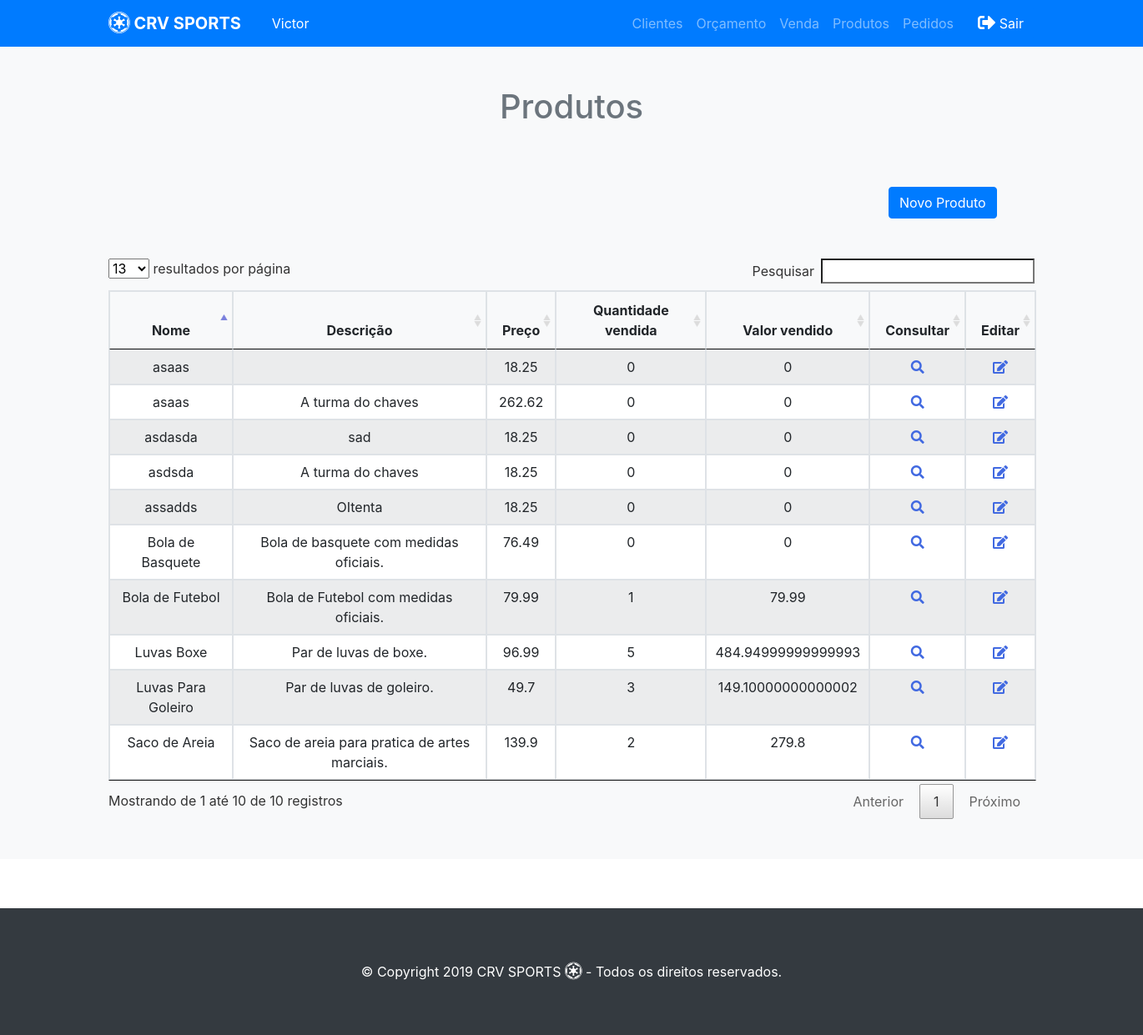
Page /crv/produtos.php (signed in) on the committed database.
### tables this page shows
CREATE TABLE `funcionario` (
  `id_funcionario` int(11) NOT NULL,
  `nome` varchar(100) NOT NULL,
  `data_nascimento` varchar(20) NOT NULL,
  `cpf` varchar(15) NOT NULL,
  `rg` varchar(15) NOT NULL,
  `data_admissao` varchar(20) NOT NULL,
  `logradouro` varchar(100) NOT NULL,
  `numero` int(11) NOT NULL,
  `bairro` varchar(100) NOT NULL,
  `cidade` varchar(50) NOT NULL,
  `estado` varchar(50) NOT NULL,
  `cep` varchar(20) NOT NULL,
  `email` varchar(50) NOT NULL,
  `telefone` varchar(20) DEFAULT NULL,
  `celular` varchar(20) DEFAULT NULL,
  `senha` varchar(80) NOT NULL,
  `tipo` int(11) NOT NULL
);

CREATE TABLE `produto` (
  `id_produto` int(11) NOT NULL,
  `nome` varchar(50) NOT NULL,
  `preco` double NOT NULL,
  `descricao` varchar(120) DEFAULT NULL,
  `codigo_barras` varchar(50) NOT NULL,
  `quantidade` int(11) NOT NULL,
  `foto` varchar(200) NOT NULL
);

### crv/produtos.php (the view, shortened to what this page needs)
<?php require_once("../funcoes/conexao.php"); ?>
<!DOCTYPE html>
<html>
<head>
    <?php include '../funcoes/menu.php'; ?>
  <link rel="stylesheet" href="lib\DataTables\DataTables-1.10.18\css\jquery.dataTables.min.css">
    <link rel="stylesheet" href="lib\fontawesome-free-5.8.1-web\css\all.css">
</head>
  <div class="py-5 text-center bg-light">
    <div class="container">
      <div class="row">
        <div class="col-md-12">
          <h1 class="pb-3 text-secondary">Produtos</h1>
        </div>
      </div>
      <div class="row">
        <div class="col-md-4 offset-md-10">
          <div class="row my-5">
        <button type="button" id="cadastrar" class="btn btn-primary" data-toggle="modal" data-target="#cadastroCliente">
                  Novo Produto
                </button>
        </div>
      </div>
    </div>
    <table class="table table-hover table-striped table-bordered" id="produto">
    <thead>
        <tr>
            <th>Nome</th>
            <th>Descrição</th>
            <th>Preço</th>
            <th>Quantidade vendida</th>
            <th>Valor vendido</th>
            <th>Consultar</th>
            <th>Editar</th>
        </tr>
    </thead>
    <tbody>
        <?php
            $query="select id_produto, nome, descricao, preco
            from produto";
            $resultado = mysqli_query($conecta, $query);
            while($linha = mysqli_fetch_array($resultado)){
                echo '<tr id='.$linha['id_produto'].'><td>'.utf8_encode($linha['nome']).'</td>';
                echo '<td>'.utf8_encode($linha['descricao']).'</td>';
                echo '<td>'.$linha['preco'].'</td>';
                $idd = $linha['id_produto'];
                $buscar = $pdo->prepare("select sum(quantidade) as qtdd, sum(valor_total) as totl from pedido_produto produto where id_produto = '$idd' group by id_produto");
                $buscar->execute();
                $retorno = array();
                $retorno['dados'] = '';
                $retorno['qtd'] = $buscar->rowCount();
                if($retorno['qtd'] > 0 ){
                    while($conteudo = $buscar->fetchObject()){
                    $quanti = $conteudo->qtdd;
                    $total = $conteudo->totl;
                    echo '<td>'.$quanti.'</td>';
                    echo '<td>'.$total.'</td>';
                    }
                } else {
                    echo '<td>0</td>';
                    echo '<td>0</td>';
                }
          ?>
                <td><i class="fas fa-search" data-toggle="modal" data-target="#cadastroCliente" style="cursor: pointer; color:royalBlue"></td>
                <td><i class="fas fa-edit" data-toggle="modal" data-target="#cadastroCliente" style="cursor: pointer; color:royalBlue"></td>
            <?php
            }
            ?>
    </tbody>
</table>
  </div>
  </div>
  <?php include 'footer.php'?>
    <?php require_once("../funcoes/modalproduto.php"); ?>
</html>

### funcoes/menu.php (shortened to what this page needs)
<!DOCTYPE html>
<html>
<head>
<?php require_once("head.php"); ?>
</head>
<body>
  <nav class="navbar navbar-expand-md bg-primary navbar-dark">
    <div class="container">
      <a class="navbar-brand" href="home.php"><i class="fab d-inline fa-lg fa-empire"></i><b> CRV SPORTS</b></a>
        <?php
            if  (isset($_SESSION["user_portal"]) )
            {
                $user = $_SESSION["user_portal"];
                $saudacao = "select * ";
                $saudacao .= "from funcionario ";
                $saudacao .= "where id_funcionario = {$user} ";
                $saudacao_login = mysqli_query($conecta, $saudacao);
                $saudacao_login = mysqli_fetch_assoc($saudacao_login);
                $nome = $saudacao_login["nome"];
                $nome = explode(" ", $nome);
        ?>
            <div ><a class="btn navbar-btn ml-2 text-white btn-primary"> <?php echo $nome[0] ?> </a><input id="idcli" class="btn navbar-btn ml-2 text-white btn-primary" type="hidden" value="<?php echo $user ?>" ></div>
        <?php } ?>
      <div class="collapse navbar-collapse text-center justify-content-end" id="navbar2SupportedContent">
        <ul class="navbar-nav">
          <li class="nav-item">
            <a class="nav-link" href="clientes.php"><i class="fa d-inline fa-lg fa-shopping-"></i> Clientes</a>
          </li>
          <li class="nav-item">
            <a class="nav-link" href="orcamentos.php"><i class="fa d-inline fa-lg fa-o"></i>Orçamento</a>
          </li>
          <li class="nav-item">
            <a class="nav-link" href="vendas.php"><i class="fa d-inline fa-lg fa-o"></i>Venda</a>
          </li>
          <li class="nav-item">
            <a class="nav-link" href="produtos.php"><i class="fa d-inline fa-lg fa-o"></i>Produtos</a>
          </li>
          <li class="nav-item">
            <a class="nav-link" href="pedidos.php"><i class="fa d-inline fa-lg fa-o"></i>Pedidos</a>
          </li>
        </ul>
        <a class="btn navbar-btn ml-2 text-white btn-primary" href="../funcoes/sair.php"><i class="fas d-inline fa-lg fa-sign-out-alt"></i> Sair</a>
      </div>
    </div>
  </nav>

### rows in the picture
funcionario: nome "Victor"
produto: nome "Luvas Boxe", descricao "Par de luvas de boxe.", preco "96.99", quanti "5", total "484.94999999999993"
produto: nome "Luvas Para Goleiro", descricao "Par de luvas de goleiro.", preco "49.7", quanti "3", total "149.10000000000002"
produto: nome "Bola de Basquete", descricao "Bola de basquete com medidas oficiais.", preco "76.49", shows "0"
produto: nome "Bola de Futebol", descricao "Bola de Futebol com medidas oficiais.", preco "79.99", quanti "1", total "79.99"
produto: nome "Saco de Areia", descricao "Saco de areia para pratica de artes marciais.", preco "139.9", quanti "2", total "279.8"
produto: nome "asaas", preco "18.25", shows "0"
produto: nome "asdasda", descricao "sad", preco "18.25", shows "0"
produto: nome "assadds", descricao "OItenta", preco "18.25", shows "0"
produto: nome "asaas", descricao "A turma do chaves", preco "262.62", shows "0"
produto: nome "asdsda", descricao "A turma do chaves", preco "18.25", shows "0"
